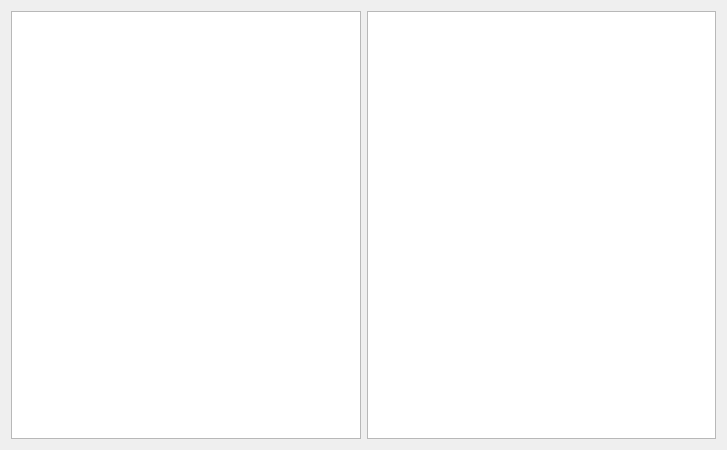
<?xml version="1.0" encoding="UTF-8"?>
<ui version="4.0">
 <class>WExplorer</class>
 <widget class="QWidget" name="WExplorer">
  <property name="geometry">
   <rect>
    <x>0</x>
    <y>0</y>
    <width>727</width>
    <height>450</height>
   </rect>
  </property>
  <property name="windowTitle">
   <string>Form</string>
  </property>
  <layout class="QVBoxLayout" name="verticalLayout">
   <item>
    <layout class="QGridLayout" name="gridLayout">
     <item row="0" column="0">
      <widget class="QListWidget" name="listWidgetClient"/>
     </item>
     <item row="0" column="1">
      <widget class="QListWidget" name="listWidgetServer"/>
     </item>
    </layout>
   </item>
  </layout>
 </widget>
 <resources/>
 <connections/>
</ui>
